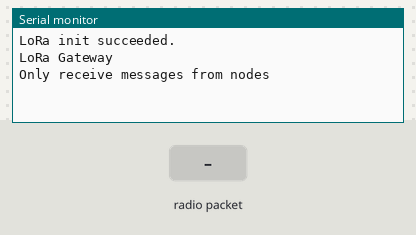
A sketch run on a simulated Arduino Uno, built with avr-gcc and run on an emulated ATmega328P. Parts: the last lines printed to the serial monitor. The inputs (shaded band) are chosen by the test bench. No radio packets arrive unless stated.

Above: at 1.2 s.
1.3 s: radio packet "1" arrives
At 2.5 s:
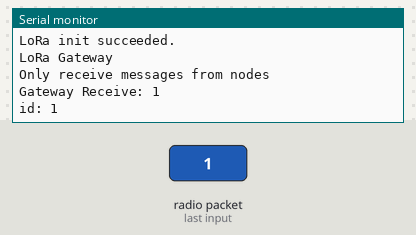
2.8 s: radio packet "0" arrives
At 3.9 s:
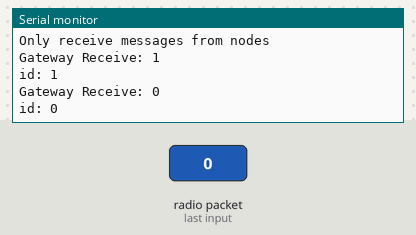
4.3 s: radio packet "2" arrives
At 5.1 s:
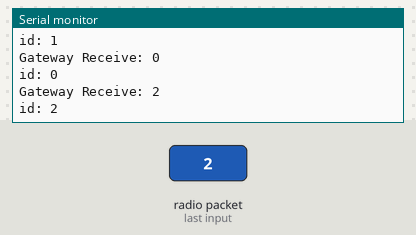

The sketch:

Gateway_esp-1.0.ino
```cpp
#include <SPI.h>              // include libraries
#include <LoRa.h>

const long frequency = 525E6;  // LoRa Frequency

const int csPin = 5;          // LoRa radio chip select
const int resetPin = 15;        // LoRa radio reset
const int irqPin = 2;          // change for your board; must be a hardware interrupt pin

int indx;
bool sendResp=false;
bool idFound = false;
String id;
String sendID[10],sendTemp[10],sendHum[10],sendBatt[10];

String none[10]={"NAN","NAN","NAN","NAN","NAN","NAN","NAN","NAN","NAN","NAN"};
String idArray[10]={"87565652505622622","875656525056221135","NAN","NAN","NAN","NAN","NAN","NAN","NAN","NAN"};
void setup() {
  Serial.begin(115200);                   // initialize serial
  LoRa.setPins(csPin, resetPin, irqPin);

  if (!LoRa.begin(frequency)) {
    Serial.println("LoRa init failed. Check your connections.");
    while (true);                       // if failed, do nothing
  }

  Serial.println("LoRa init succeeded.");
  Serial.println();
  Serial.println("LoRa Gateway");
  Serial.println("Only receive messages from nodes");
  Serial.println();

  LoRa.onReceive(onReceive);
  LoRa.onTxDone(onTxDone);
  LoRa_rxMode();
}

void loop() {
}

void LoRa_rxMode(){
  LoRa.disableInvertIQ();               // normal mode
  LoRa.receive();                       // set receive mode
}

void LoRa_txMode(){
  LoRa.idle();                          // set standby mode
  LoRa.enableInvertIQ();                // active invert I and Q signals
}

void LoRa_sendMessage(String message) {
  LoRa_txMode();                        // set tx mode
  LoRa.beginPacket();                   // start packet
  LoRa.print(message);                  // add payload
  LoRa.endPacket(true);                 // finish packet and send it
}

void onReceive(int packetSize) {
  String message = "";

  while (LoRa.available()) {
    message += (char)LoRa.read();
  }

  Serial.print("Gateway Receive: ");
  Serial.println(message);

  int c1=message.indexOf(',');
  id = message.substring(c1,0);
  Serial.print("id: "); Serial.println(id);
   idFound = false;
 //  Serial.println("going in validID");
   validID();
 //  Serial.println("out of validID");
 //Serial.print("idFound : ");  Serial.println(idFound);
  if(idFound)
  {
    LoRa_sendMessage(id);
    Serial.print("message sent :");  Serial.println(id);
    sendID[indx]=id;
    int c2=message.indexOf(',',c1+1);
    String temp =message.substring(c2,c1+1);
    Serial.print("temp: "); Serial.println(temp);
    int c3=message.indexOf(',',c2+1);
    String hum =message.substring(c3,c2+1);
    Serial.print("hum: "); Serial.println(hum);
    int c4=message.indexOf('*',c4+1);
    String batt =message.substring(c4,c3+1);
    Serial.print("batt: "); Serial.println(batt);
    sendTemp[indx]=temp;
    sendHum[indx]=hum;
    sendBatt[indx]=batt;
  }
}

void validID(){
 // Serial.println("in validID");
  for(int i=0; i<10 ; i++)
  {
   // Serial.print("id array[");  Serial.print(i); Serial.print("] : ");  Serial.println(idArray[i]);
    if(id==idArray[i]){
      Serial.print("id match at index : ");  Serial.println(i);
      indx = i;
      idFound = true;
    }
  }

}
void onTxDone() {
  Serial.println("TxDone");
  LoRa_rxMode();
}

boolean runEvery(unsigned long interval)
{
  static unsigned long previousMillis = 0;
  unsigned long currentMillis = millis();
  if (currentMillis - previousMillis >= interval)
  {
    previousMillis = currentMillis;
    return true;
  }
  return false;
}
```

Measured:
- after the input at 1.3 s, the serial monitor: prints a new line at once (image 1)
- after the input at 2.8 s, the serial monitor: prints a new line at once (image 2)
- after the input at 4.3 s, the serial monitor: prints a new line at once (image 3)
